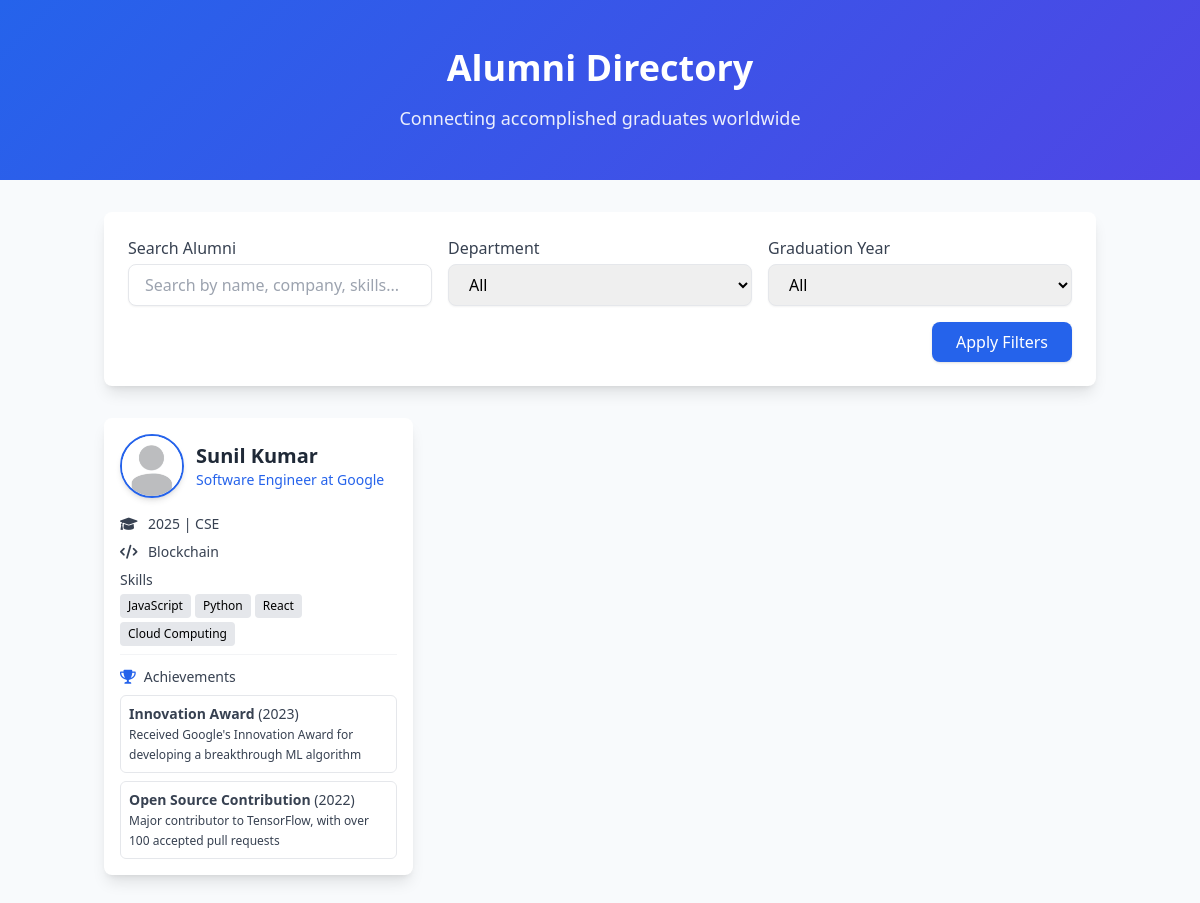
The page /alumni/ on the database its author committed.
### alumni/models.py (models this page shows, shortened)
class Alumni(models.Model):
    DEPARTMENT_CHOICES = [
        ('CSE', 'Computer Science'),
        ('ECE', 'Electronics & Communication'),
        ('EEE', 'Electrical Engineering'),
        ('ME', 'Mechanical Engineering'),
        ('CE', 'Civil Engineering'),
        ('CHE', 'Chemical Engineering'),
        ('MME', 'Metallurgical & Materials Engineering'),
        ('Others', 'Others'),
    ]
    name = models.CharField(max_length=255)
    email = models.EmailField(unique=True)
    mobile = models.CharField(max_length=15, blank=True, null=True)
    graduation_year = models.IntegerField()
    department = models.CharField(max_length=100, choices=DEPARTMENT_CHOICES)
    domain = models.CharField(max_length=255, blank=True, null=True)  # Field for domain (e.g., Software Development)
    current_position = models.CharField(max_length=255, blank=True, null=True)
    company = models.CharField(max_length=255, blank=True, null=True)
    location = models.JSONField(blank=True, null=True, default=dict)
    skills = models.JSONField(blank=True, null=True, default=list)
    achievements = models.JSONField(blank=True, null=True, default=list)
    linkedin = models.URLField(blank=True, null=True)
    twitter = models.URLField(blank=True, null=True)
    profile_picture = models.ImageField(upload_to='static/images/alumni/', blank=True, null=True)  # Using URL instead of ImageField
    class Meta:
        ordering = ['-graduation_year', 'name']

### alumni/views.py (the view, shortened to what this page needs)
# urls.py: path('alumni/', views.alumni_list, name='alumni_list'),
def alumni_list(request):
    query = request.GET.get('q')  # Search query
    department_filter = request.GET.get('department')  # Filter by department
    graduation_year_filter = request.GET.get('graduation_year')  # Filter by graduation year
    alumni = Alumni.objects.all()
    if department_filter and department_filter != 'All':
        alumni = alumni.filter(department=department_filter)
    if graduation_year_filter and graduation_year_filter != 'All':
        alumni = alumni.filter(graduation_year=graduation_year_filter)
    departments = ['All', 'CSE', 'ECE', 'EEE', 'ME', 'CE', 'CHEM', 'MME', 'Others']
    graduation_years = sorted(set(Alumni.objects.values_list('graduation_year', flat=True)), reverse=True)
    return render(request, 'AlumniDirectory.html', {
        'alumni': alumni,
        'departments': departments,
        'graduation_years': graduation_years
    })

### alumni/templates/AlumniDirectory.html (shortened to what this page needs)
<!DOCTYPE html>
<html lang="en">
<head>
    <script src="https://cdn.tailwindcss.com"></script>
    <link href="https://cdnjs.cloudflare.com/ajax/libs/font-awesome/6.0.0/css/all.min.css" rel="stylesheet">
</head>
<body class="bg-background min-h-screen">
    <div class="gradient-bg text-white py-12 mb-8">
        <div class="container mx-auto px-4">
            <h1 class="text-4xl font-bold text-center mb-4">Alumni Directory</h1>
            <p class="text-center text-lg opacity-90">Connecting accomplished graduates worldwide</p>
        </div>
    </div>
    <div class="container mx-auto px-4 pb-12">
        <form method="GET" class="bg-white p-6 rounded-lg shadow-lg mb-8">
            <div class="grid grid-cols-1 md:grid-cols-3 gap-4">
                <div>
                    <label class="block text-gray-700 font-medium">Search Alumni</label>
                    <input type="text" name="q" value="{{ request.GET.q|default:'' }}"
                           placeholder="Search by name, company, skills..."
                           class="w-full px-4 py-2 mt-1 border rounded-lg shadow-sm focus:ring focus:ring-primary">
                </div>
                <div>
                    <label class="block text-gray-700 font-medium">Department</label>
                    <select name="department"
                            class="w-full px-4 py-2 mt-1 border rounded-lg shadow-sm focus:ring focus:ring-primary">
                        {% for dept in departments %}
                        <option value="{{ dept }}" {% if request.GET.department == dept %}selected{% endif %}>
                            {{ dept }}
                        </option>
                        {% endfor %}
                    </select>
                </div>
                <div>
                    <label class="block text-gray-700 font-medium">Graduation Year</label>
                    <select name="graduation_year"
                            class="w-full px-4 py-2 mt-1 border rounded-lg shadow-sm focus:ring focus:ring-primary">
                        <option value="All">All</option>
                    </select>
                </div>
            </div>
            <div class="flex justify-end mt-4">
                <button type="submit" class="bg-primary text-white px-6 py-2 rounded-lg shadow hover:bg-secondary">
                    Apply Filters
                </button>
            </div>
        </form>
        <div class="grid grid-cols-1 md:grid-cols-2 lg:grid-cols-3 gap-8">
            {% for alumni in alumni %}
            <div class="bg-card rounded-lg shadow-lg overflow-hidden card-hover p-4">
                <div class="flex items-center mb-4">
                    {% if alumni.profile_picture %}
                    <img class="w-16 h-16 rounded-full object-cover border-2 border-primary shadow-md"
                         src="{{ alumni.profile_picture.url }}"
                         alt="{{ alumni.name }}">
                    {% else %}
                    <img class="w-16 h-16 rounded-full object-cover border-2 border-primary shadow-md"
                         src="/path/to/default-image.jpg"
                         alt="Default image">
                    {% endif %}
                    <div class="ml-3">
                        <h2 class="text-xl font-bold text-gray-800">{{ alumni.name }}</h2>
                        <p class="text-primary text-sm font-medium">{{ alumni.current_position }} at {{ alumni.company }}</p>
                    </div>
                </div>
                <div class="space-y-2 text-sm">
                    <div class="flex items-center text-gray-700">
                        <i class="fas fa-graduation-cap w-5 text-sm"></i>
                        <span class="ml-2">{{ alumni.graduation_year }} | {{ alumni.department }}</span>
                    </div>
                    <div class="flex items-center text-gray-700">
                        <i class="fas fa-code w-5 text-sm"></i>
                        <span class="ml-2">{{ alumni.domain }}</span>
                    </div>
                    {% if alumni.skills %}
                    <div class="mt-2">
                        <p class="text-gray-700 mb-1 font-medium text-sm">Skills</p>
                        <div class="flex flex-wrap gap-1">
                            {% for skill in alumni.skills %}
                            <span class="px-2 py-1 bg-gray-200 text-xs rounded">{{ skill }}</span>
                            {% endfor %}
                        </div>
                    </div>
                    {% endif %}
                    {% if alumni.achievements %}
                    <div class="mt-3 border-t border-gray-100 pt-3">
                        <div class="flex items-center mb-2">
                            <i class="fas fa-trophy text-primary text-sm"></i>
                            <p class="text-gray-700 font-medium ml-2 text-sm">Achievements</p>
                        </div>
                        <ul class="text-sm text-gray-700 space-y-2">
                            {% for achievement in alumni.achievements %}
                            <li class="border p-2 rounded-md">
                                <strong>{{ achievement.title }}</strong> ({{ achievement.year }})<br>
                                <span class="text-xs">{{ achievement.description }}</span>
                            </li>
                            {% endfor %}
                        </ul>
                    </div>
                    {% endif %}
                </div>
            </div>
            {% empty %}
            <p class="text-center text-gray-600 col-span-3">No alumni found matching the criteria.</p>
            {% endfor %}
        </div>
    </div>
</body>
</html>

### alumni/templates/AlumniDirectory.html (style rules this page uses)
.gradient-bg { background: linear-gradient(135deg, #2563eb 0%, #4f46e5 100%); }
.card-hover { transition: all 0.3s ease; }

### rows shown on the page
Alumni: profile_picture (picture), name "Sunil Kumar", current_position "Software Engineer", company "Google", graduation_year "2025", department "CSE", domain "Blockchain", skills "JavaScript" "Python" "React" "Cloud Computing", title "Innovation Award" "Open Source Contribution", year "2023" "2022", description "Received Google's Innovation Award for developing a breakthrough ML algorithm" "Major contributor to TensorFlow, with over 100 accepted pull requests"

### other values the page prints
form field department "All"
